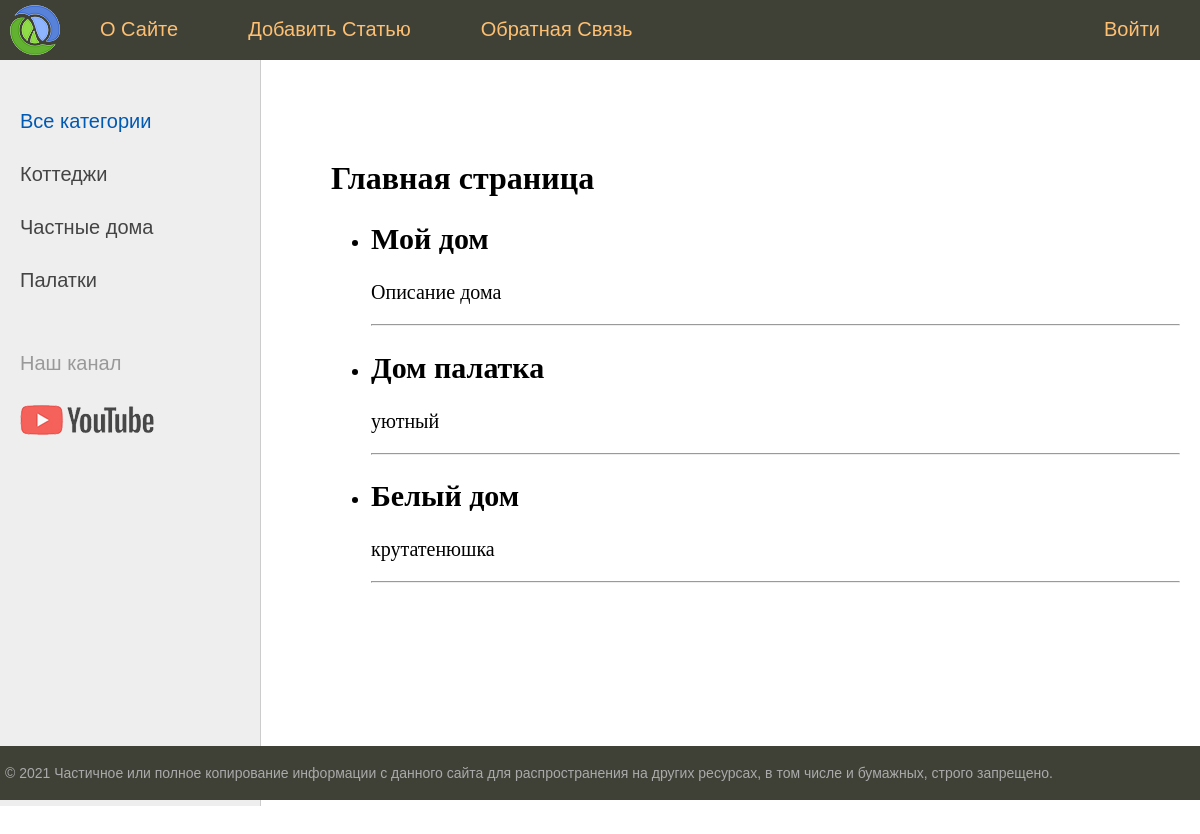
The app's page /, older data.
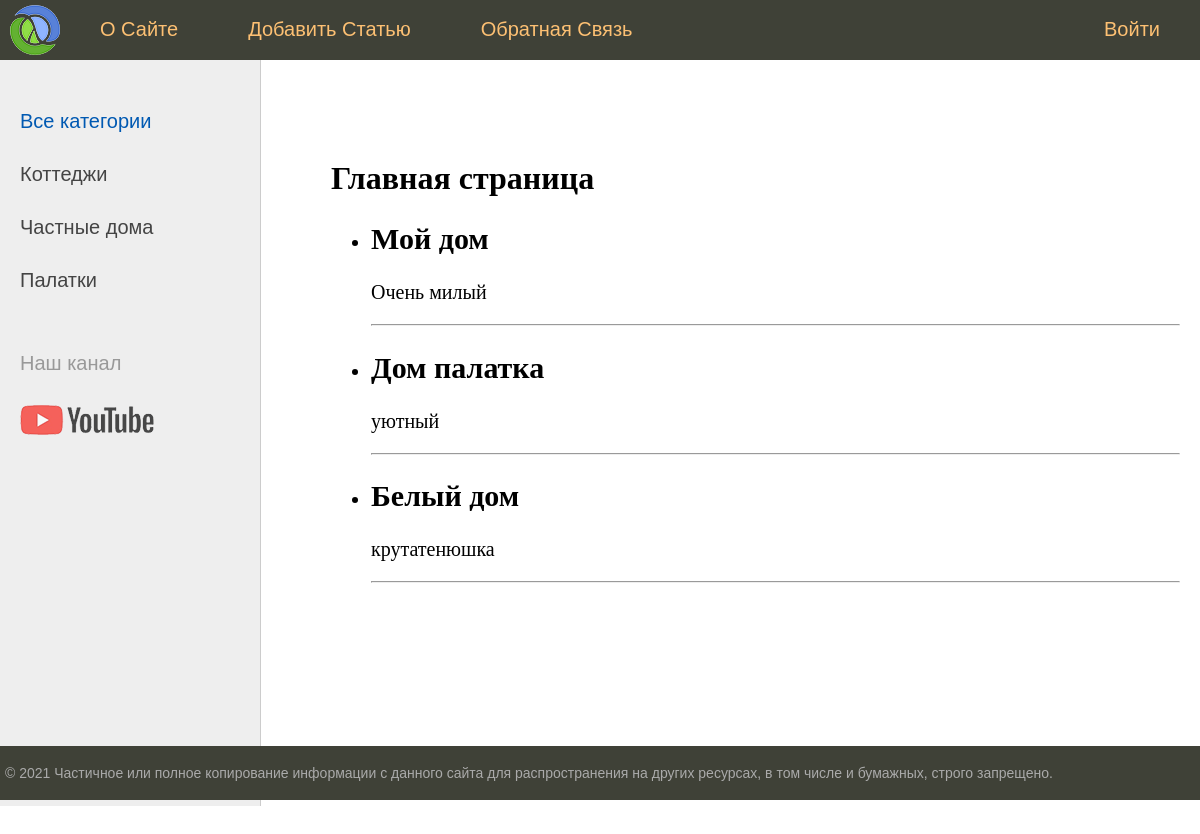
The same page, newer data.
### home/models.py (models this page shows, shortened)
class Home(models.Model):#название класса придумываем сами. Название класса это название таблицы. Также класс таблицы мы наследуем от базового класса Model, в нем есть необходимый функцинал для создания своих классов моделей таблиц. Также нужно иметь ввиду что поле id в базовом классе прописано по умолчанию и в классе его писать не нужно
	title = models.CharField(max_length=255)#это текствое поле и тип CharField с длинной 255. Описание типов полей есть в документации джанго http://djbook.ru/
	content = models.TextField(blank=True)#это текстовое поле с расширенным диапазоном. blank=True означает что поле может быть пустым или False знаит не пустым
	photo = models.ImageField(upload_to="photos/%Y/%m/%d/")#это ссылка на фото. Фото будет загружаться в папку photos затем в подкаталоги год месяц день каждое фото в определенный подкаталог. Для этого параметра нужна еще дополнительная настройка. Для загрузки изображений и указания пути нужно настрить 2 константы MEDIA_ROOT = os.path.join(BASE_DIR, 'media'), MEDIA_URL = '/media/' и там нужно также импортировать os. Вообще мы испольщзуем отладочный сервер, и для загрузки файлов нужно сэмулировать реальный сервер для загрузки файлов. Для этого нужно зайти в urls.py в корневой папке проекта (не приложения), и там
	time_create = models.DateTimeField(auto_now_add=True)#Время создания статьи, тут будет приниматься время в момент добавления новой записи и не будет меняться в случае если указали auto_now_add=True. То есть это поле с указанием время создлания статьи
	time_update = models.DateTimeField(auto_now=True)#время последнего редактирования. Это поле будет меняться каждый раз когда мы что-то меняем в текущей записи
	is_published = models.BooleanField(default=True)#тут просто по умолчанию значение True

### home/views.py (the view)
# urls.py: path('', index, name='main'),#этот маршрут будет соответствовать ссылке http://127.0.0.1:8000/home/, это происходит потому что мы его указали в пакете конфигурации urls.py в папке с проектом. Мы перед
def index(request):
	posts = Home.objects.all()#считали все записи из БД и сохранили ее в переменную posts и его нужно передать в словарь в функции render. В html файлах через шаблонизатор мы также перебираем наш список posts, и так как каждый элемент списка это объект со свойствами мы там обращаемся к свойставам объекта в цикле и все на странице отображается. Также фреймворк джанго через функцию all подключается к БД и отключается, больше ничего писать тут не нужно
	return render(request, "home/index.html", {"posts": posts, "menu": menu, 'title': 'Главная страница'})#тут вместо объекта класса HttpResponse пишем функцию render, в качестве параметра пишем request это ссылка на объект Hhttprequest, далее вторым параметром пропишем путь к шаблону. Шаблоны нужно хранить в папке templates, эту папку нужно создать в папке с приложением для которого будем делать шаблоны. Но есть один момент, когда мы будем дальше хостить наш проект, то все шаблоны со все приложений будут сохраняться в единой папке templates нашего проекта, то есть в папке приложений, а в папке проекта все шаблоны могут быть, и там могут совпадать имена файлов. Поэтому в папке templates приложения нужно создать папку с названием приложения и туда сохранять шаблоны. Тогда при сборке всего проекта подкаталог с имененем приложения (home в нашем случае) перенесется в папку templates, и уже не перепутаются имена файлов. Создадим файл index.html в этой папку home с кодировкой UTF-8, это важно, так как питон ее использует. Теперь укажем путь к файлу шаблону. ПУть полный писать не нужно, просто пишем название приложения и название файла html, пишем так, потому что в файле settings.py в папке проектом прописана конфигурация, там есть коллекция TEMPLATES, там есть описание где будут искаться шаблоны. То есть джанго ищет шаблоны в папке templates, а путь в этой папке мы как раз и прописываем во втором параметре

### 2/templates/home/index.html
{% extends 'home/base.html' %}
{% block content  %}
<h1>{{title}}</h1>
<ul>
  {% for p in posts %}
  <li>
    <h2>{{p.title}}</h2>
    <p>{{p.content}}</p>
    <hr>
  </li>
    {% endfor %}
</ul>
{% endblock %}

Row changes from the older to the newer data that the page shows:
changed Home "Мой дом": content "Описание дома" → "Очень милый"
